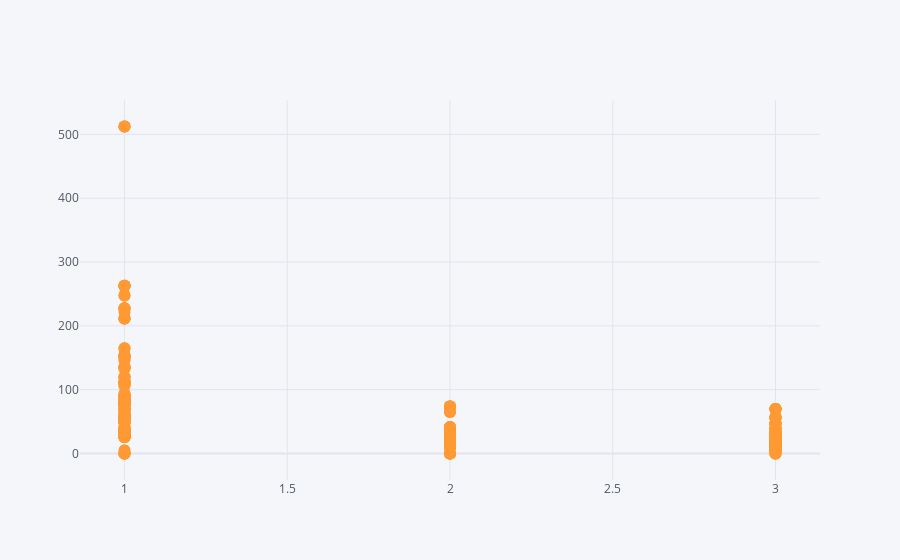

The code cell stored with this chart in its notebook:
### Code cell
df3.iplot(x = 'pclass', y = 'fare', mode = 'markers')

### Figure 1 — Plotly figure (JSON) as saved in the notebook; plotly's stock layout.template omitted (floating-point values rounded to 4 significant figures; data arrays with more than 128 entries replaced by an {"elided": "..."} marker saying what was removed)
{"data": [{"line": {"color": "rgba(255, 153, 51, 1.0)", "dash": "solid", "shape": "linear", "width": 1.3}, "marker": {"size": 12, "symbol": "circle"}, "mode": "markers", "name": "fare", "text": "", "type": "scatter", "x": {"elided": "891 int values"}, "y": {"elided": "891 float values"}}], "layout": {"legend": {"bgcolor": "#F5F6F9", "font": {"color": "#4D5663"}}, "paper_bgcolor": "#F5F6F9", "plot_bgcolor": "#F5F6F9", "title": {"font": {"color": "#4D5663"}}, "xaxis": {"gridcolor": "#E1E5ED", "showgrid": true, "tickfont": {"color": "#4D5663"}, "title": {"font": {"color": "#4D5663"}, "text": ""}, "zerolinecolor": "#E1E5ED"}, "yaxis": {"gridcolor": "#E1E5ED", "showgrid": true, "tickfont": {"color": "#4D5663"}, "title": {"font": {"color": "#4D5663"}, "text": ""}, "zerolinecolor": "#E1E5ED"}}}
